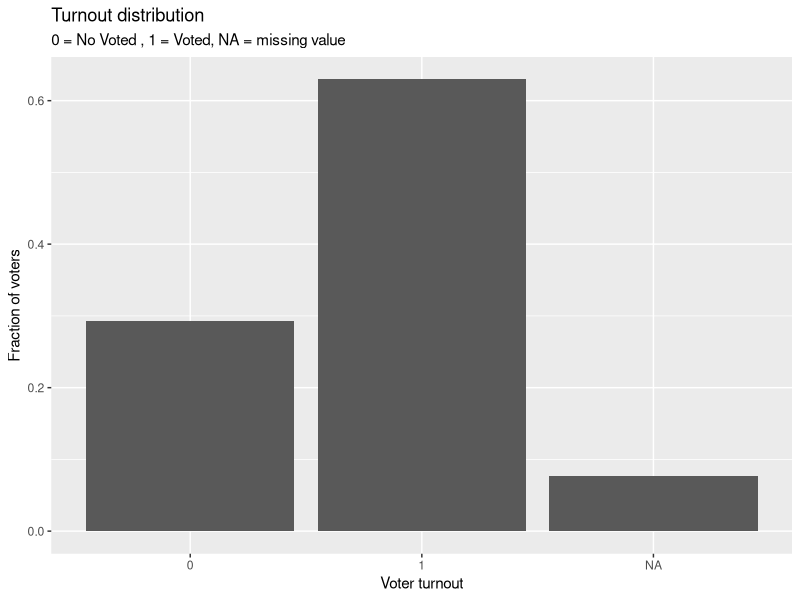
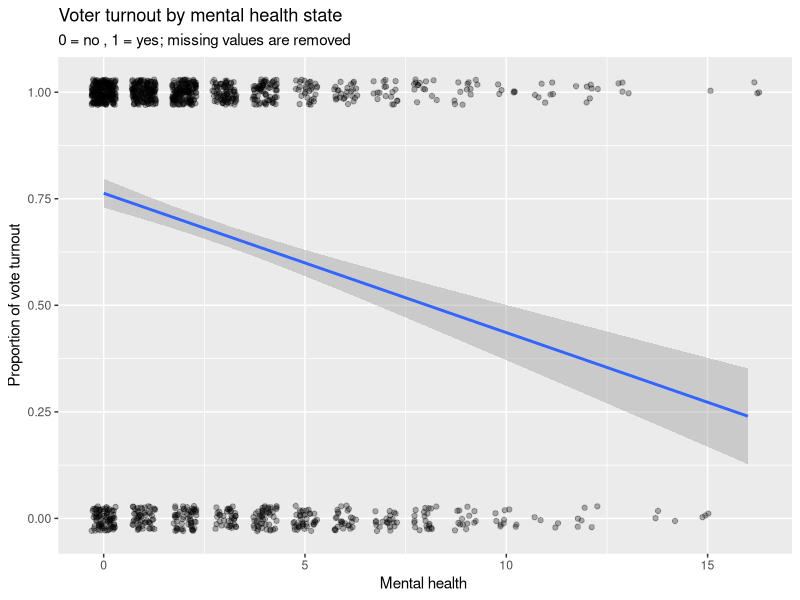
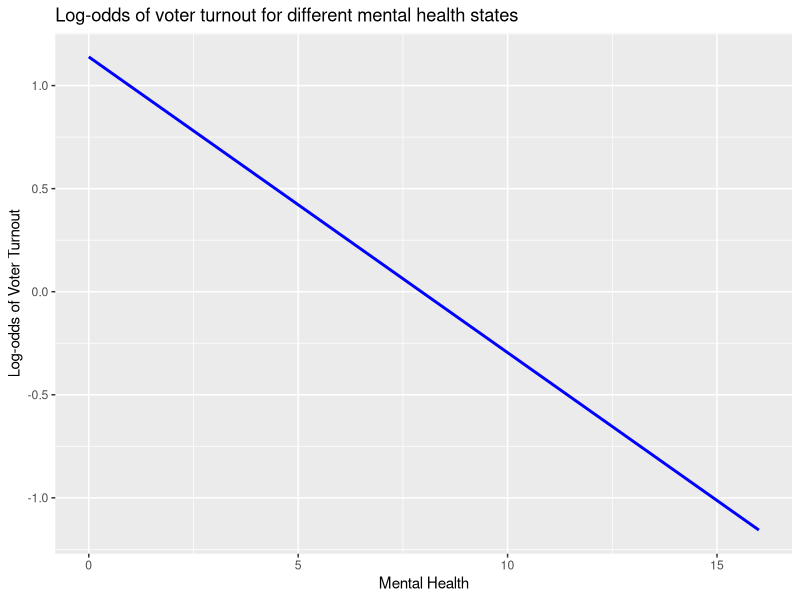
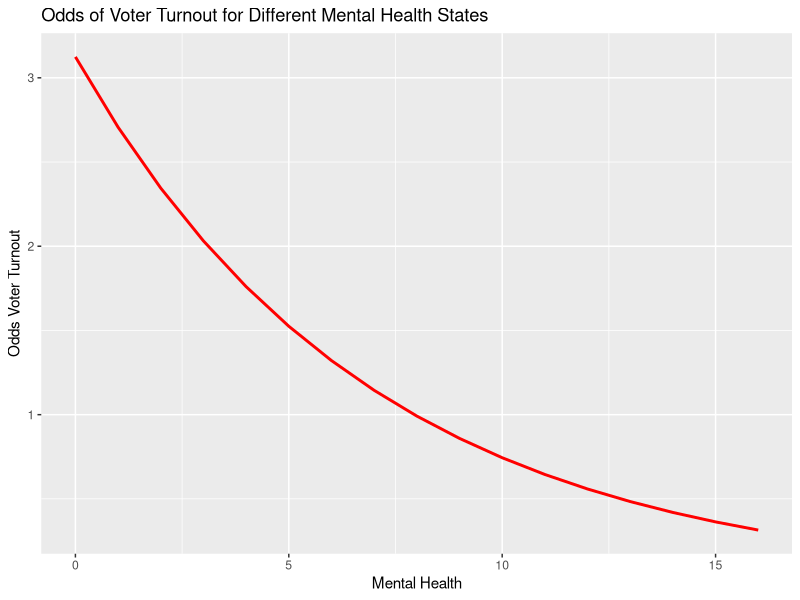
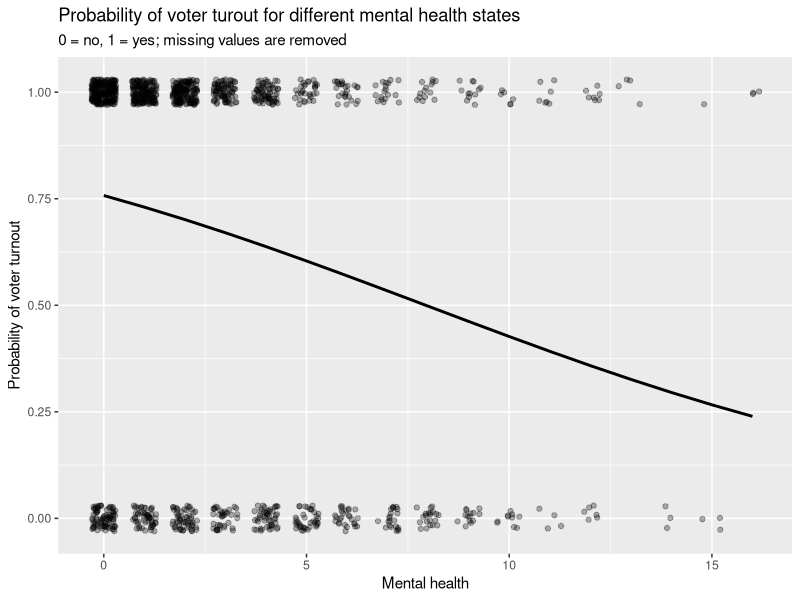
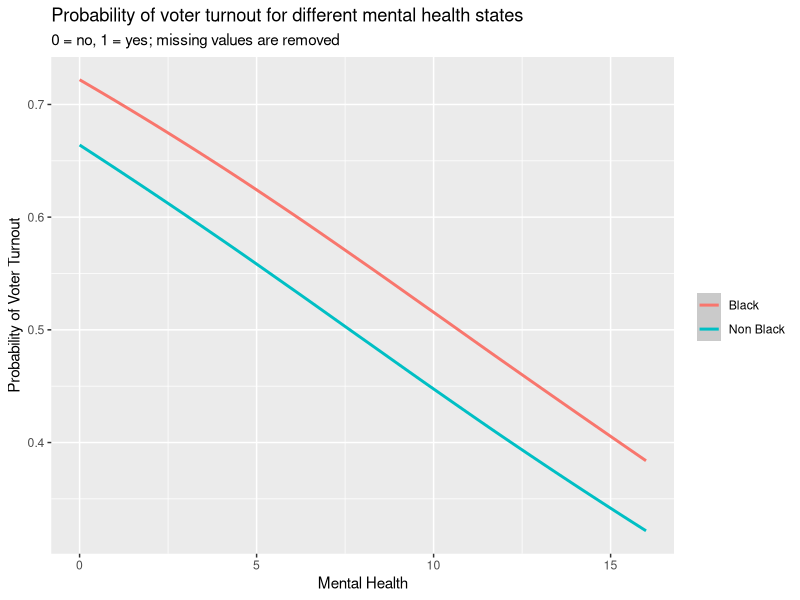
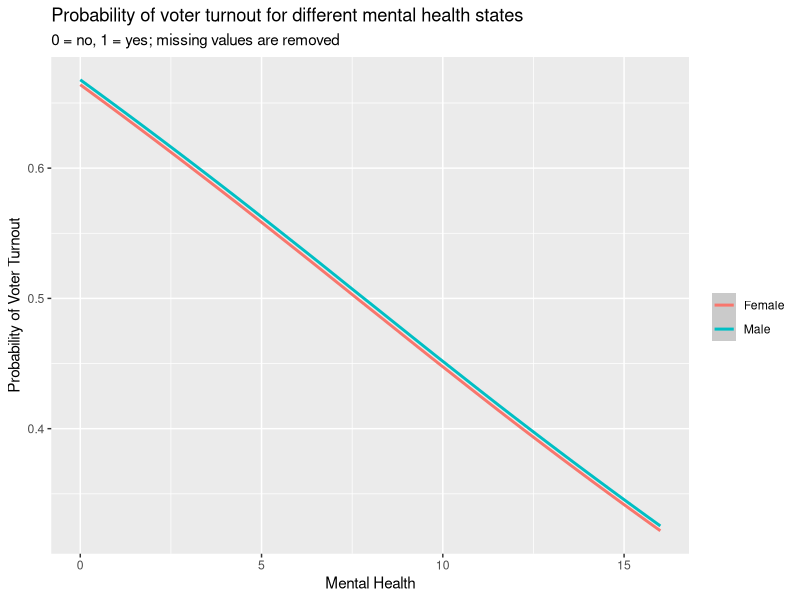
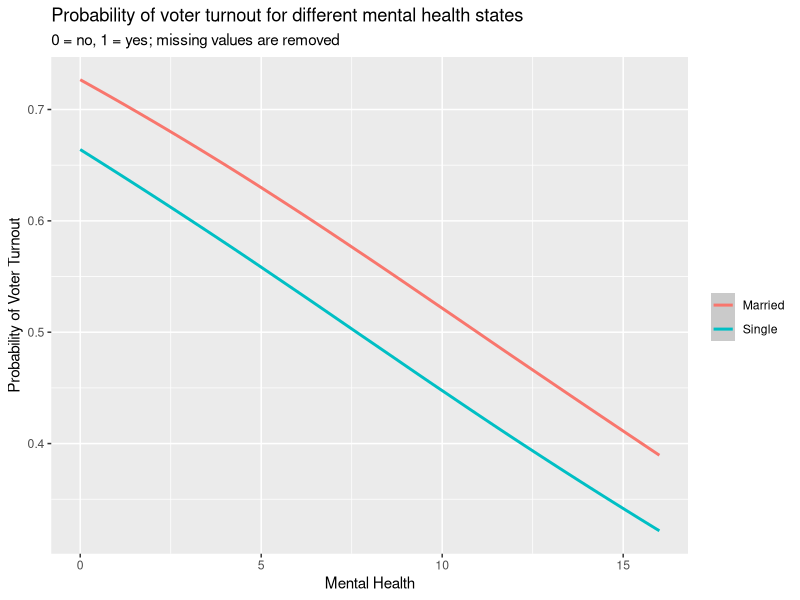

Recreate these plots in R, in order.
## ---- chunk 1
knitr::opts_chunk$set(echo = TRUE)
setwd('/Users/ruy/Documents/UChicago/Winter_2017/pcm/persp-model/students/valdesortiz_rodrigo/ps6/')
library(tidyverse)
library(modelr)
library(pROC)
library(modeest)
library(broom)
library(forcats)
data1 <- read_csv('data/mental_health.csv')
data2 <- read_csv('data/gss2006.csv')
## ---- chunk 2
data1 %>%
  group_by(vote96) %>%
  count() %>%
  ggplot(aes(x=as.character(vote96), y=n/sum(n))) +
  geom_bar(stat='identity') +
  labs(title = "Turnout distribution",
       subtitle = '0 = No Voted , 1 = Voted, NA = missing value',
       x = 'Voter turnout',
       y = 'Fraction of voters')
## ---- chunk 3
# unconditional probability
prob <- data1 %>%
  group_by(vote96) %>%
  filter(vote96!='NA') %>%
  count() %>%
  mutate('unconditional probability' = n/sum(n)) %>%
  select(-n)

## ---- chunk 4
prob
## ---- chunk 5
# scatterplot
data1 %>%
  ggplot(aes(mhealth_sum, vote96)) +
  geom_jitter(na.rm=TRUE, height=.03, width=.3, alpha=.3) +
  geom_smooth(method='lm') +
  labs(title = "Voter turnout by mental health state",
       subtitle = '0 = no , 1 = yes; missing values are removed',
       x = 'Mental health ',
       y = 'Proportion of vote turnout')
## ---- chunk 6
fit_logistic_sim <- glm(vote96 ~ mhealth_sum, data=data1, family=binomial())
summary(fit_logistic_sim)

# mlv(data1$mhealth_sum, method = "mfv", na.rm=TRUE)
# mean(data1$mhealth_sum, na.rm=TRUE)
median(data1$mhealth_sum, na.rm=TRUE)

# Evaluation on changes in mental health

exponential_part_3 <- exp(1.13921 + -0.14348 * 3)
exponential_part_2 <- exp(1.13921 + -0.14348 * 2)

change <- ((exponential_part_3)/(1+exponential_part_3) - (exponential_part_2)/(1+exponential_part_2))
change

exponential_part_11 <- exp(1.13921 + -0.14348 * 11)
exponential_part_10 <- exp(1.13921 + -0.14348 * 10)
change2 <- ((exponential_part_11)/(1+exponential_part_11) - (exponential_part_10)/(1+exponential_part_10))
change2

exponential_part_15 <- exp(1.13921 + -0.14348 * 15)
exponential_part_0 <- exp(1.13921 + -0.14348 * 0)
change3 <- ((exponential_part_15)/(1+exponential_part_15) - (exponential_part_0)/(1+exponential_part_0))
change3

## ---- chunk 7
logit2prob <- function(x){
  exp(x) / (1 + exp(x))
}
prob2odds <- function(x){
  x / (1 - x)
}
prob2logodds <- function(x){
  log(prob2odds(x))
}

# augment the dataset using the defined functions
vote_mental_pred <- data1 %>%
  add_predictions(fit_logistic_sim) %>%
  # predicted values are in the log-odds form - convert to probabilities
  mutate(prob = logit2prob(pred)) %>%
  mutate(odds = prob2odds(prob)) %>%
  mutate(logodds = prob2logodds(prob))
## ---- chunk 8
ggplot(vote_mental_pred, aes(x = mhealth_sum)) +
  geom_line(aes(y = logodds), color = "blue", size = 1) +
  labs(title = "Log-odds of voter turnout for different mental health states",
       x = "Mental Health",
       y = "Log-odds of Voter Turnout")
## ---- chunk 9
ggplot(vote_mental_pred, aes(x = mhealth_sum)) +
  geom_line(aes(y = odds), color = "red", size = 1) +
  labs(title = "Odds of Voter Turnout for Different Mental Health States",
       x = "Mental Health",
       y = "Odds Voter Turnout")

geom_point(aes(y = vote96))
## ---- chunk 10
ggplot(vote_mental_pred, aes(x = mhealth_sum)) +
#  geom_point(aes(y = vote96)) +
  geom_jitter(aes(y=vote96), na.rm=TRUE, height=.03, width=.3, alpha=.3) +
  geom_line(aes(y = prob), color = "black", size = 1) +
  labs(title = "Probability of voter turout for different mental health states",
       subtitle = '0 = no, 1 = yes; missing values are removed',
       x = "Mental health",
       y = "Probability of voter turnout")


exponential_part_2 <- exp(1.13921 + -0.14348 * 2)
exponential_part_1 <- exp(1.13921 + -0.14348 * 1)
change2_1 <- ((exponential_part_2)/(1+exponential_part_2) - (exponential_part_1)/(1+exponential_part_1))

exponential_part_6 <- exp(1.13921 + -0.14348 * 6)
exponential_part_5 <- exp(1.13921 + -0.14348 * 5)
change5_6 <- ((exponential_part_6)/(1+exponential_part_6) - (exponential_part_5)/(1+exponential_part_5))

cat("The difference in probability for an increase in the mental health index from 1 to 2 is", change2_1)
cat("The difference in probability for an increase in the mental health index from 5 to 6 is", change5_6)

## ---- chunk 11
accuracy <- data1 %>%
  add_predictions(fit_logistic_sim) %>%
  mutate(pred = logit2prob(pred),
         prob = pred,
         pred = as.numeric(pred > .5))

accuracy_rate <- mean(accuracy$vote96 == accuracy$pred, na.rm = TRUE)
cat("Accuracy rate:", accuracy_rate)

# function to calculate PRE for a logistic regression model
PRE <- function(model){
  # get the actual values for y from the data
  y <- model$y

  # get the predicted values for y from the model
  y.hat <- round(model$fitted.values)

  # calculate the errors for the null model and your model
  E1 <- sum(y != median(y))
  E2 <- sum(y != y.hat)

  # calculate the proportional reduction in error
  PRE <- (E1 - E2) / E1
  return(PRE)
}

cat("Proportional reduction in error:", PRE(fit_logistic_sim))

# auc <- auc(accuracy$vote96, accuracy$prob)
# auc
## ---- chunk 12
fit_logistic_mul <- glm(vote96 ~ ., data=data1, family=binomial())
summary(fit_logistic_mul)
## ---- chunk 13
median(data1$mhealth_sum, na.rm=TRUE)
median(data1$age, na.rm=TRUE)
median(data1$educ, na.rm=TRUE)
mlv(data1$black, method = "mfv", na.rm=TRUE)
mlv(data1$female, method = "mfv", na.rm=TRUE)
mlv(data1$married, method = "mfv", na.rm=TRUE)
median(data1$inc10, na.rm=TRUE)
## ---- chunk 14
exp_part_2 = exp(-4.304103 + (2 * -0.089102) + 42*0.042534 + 13*0.228686 + 0*0.272984 + 1*-0.016969 + 0*0.296915 + 3.4774*0.069614)

exp_part_1 = exp(-4.304103 + (1 * -0.089102) + 42*0.042534 + 13*0.228686 + 0*0.272984 + 1*-0.016969 + 0*0.296915 + 3.4774*0.069614)

prob_p2 <- exp_part_2/(1+exp_part_2)
prob_p1 <- exp_part_1/(1+exp_part_1)

cat("The change in probability for an change of mental health from 1 to 2 is:", prob_p2 - prob_p1)

## ---- chunk 15
accuracy_mul <- data1 %>%
  add_predictions(fit_logistic_mul) %>%
  mutate(pred = logit2prob(pred),
         prob = pred,
         pred = as.numeric(pred > .5))

accuracy_rate_mul <- mean(accuracy_mul$vote96 == accuracy_mul$pred, na.rm = TRUE)
cat("Accuracy rate:", accuracy_rate_mul);
cat("Proportional reduction in error:", PRE(fit_logistic_mul));
cat("Area Under the Curve:", auc(accuracy_mul$vote96, accuracy_mul$prob))
## ---- chunk 16
vote_mental_pred2 <- data1 %>%
  data_grid(mhealth_sum, black, .model=fit_logistic_mul) %>%
  add_predictions(fit_logistic_mul) %>%
  # predicted values are in the log-odds form - convert to probabilities
  mutate(prob = logit2prob(pred))

ggplot(vote_mental_pred2, aes(x = mhealth_sum, y = prob, color = ifelse(black > 0.5 , "Black", "Non Black"))) +
  geom_smooth() +
  labs(title = "Probability of voter turnout for different mental health states",
       subtitle = '0 = no, 1 = yes; missing values are removed',
       x = "Mental Health",
       y = "Probability of Voter Turnout") +
  guides(color = guide_legend(''))
## ---- chunk 17
vote_mental_pred2 <- data1 %>%
  data_grid(mhealth_sum, female, .model=fit_logistic_mul) %>%
  add_predictions(fit_logistic_mul) %>%
  # predicted values are in the log-odds form - convert to probabilities
  mutate(prob = logit2prob(pred))

ggplot(vote_mental_pred2, aes(x = mhealth_sum, y = prob, color = ifelse(female > 0.5 , "Female", "Male"))) +
  geom_smooth() +
  labs(title = "Probability of voter turnout for different mental health states",
       subtitle = '0 = no, 1 = yes; missing values are removed',
       x = "Mental Health",
       y = "Probability of Voter Turnout") +
  guides(color = guide_legend(''))
## ---- chunk 18
vote_mental_pred2 <- data1 %>%
  data_grid(mhealth_sum, married, .model=fit_logistic_mul) %>%
  add_predictions(fit_logistic_mul) %>%
  # predicted values are in the log-odds form - convert to probabilities
  mutate(prob = logit2prob(pred))

ggplot(vote_mental_pred2, aes(x = mhealth_sum, y = prob, color = ifelse(married > 0.5 , "Married", "Single"))) +
  geom_smooth() +
  labs(title = "Probability of voter turnout for different mental health states",
       subtitle = '0 = no, 1 = yes; missing values are removed',
       x = "Mental Health",
       y = "Probability of Voter Turnout") +
  guides(color = guide_legend(''))
## ---- chunk 19
vote_mental_pred2 <- data1 %>%
  data_grid(mhealth_sum, age, .model=fit_logistic_mul) %>%
  add_predictions(fit_logistic_mul) %>%
  # predicted values are in the log-odds form - convert to probabilities
  mutate(prob = logit2prob(pred))

ggplot(vote_mental_pred2, aes(x = mhealth_sum, y = prob, color = ifelse(age < 31 , "Young", "Other"))) +
  geom_smooth() +
  labs(title = "Probability of voter turnout for different mental health states",
       subtitle = '0 = no, 1 = yes; missing values are removed',
       x = "Mental Health",
       y = "Probability of Voter Turnout") +
  guides(color = guide_legend(''))
## ---- chunk 20
fit_poisson_mul2 <- glm(tvhours ~ age +educ +female +hrsrelax +black +voted04 +xmovie, data=data2, family=poisson())
summary(fit_poisson_mul2)
## ---- chunk 21
# Interpretation
educ_int = exp(-0.0274218)
hrealx_int = exp(0.0484390)
black_int = exp(0.4294380)

cat("The change in watching tv by year of education is", educ_int)
cat("The change in watching tv by hour of relax is", hrealx_int)
cat("The change in watching tv for black against others is", black_int)
## ---- chunk 22
fit_quasi <- glm(formula = tvhours ~ age +educ +female +hrsrelax +black +voted04 +xmovie, data=data2, family="quasipoisson")
summary(fit_quasi)
